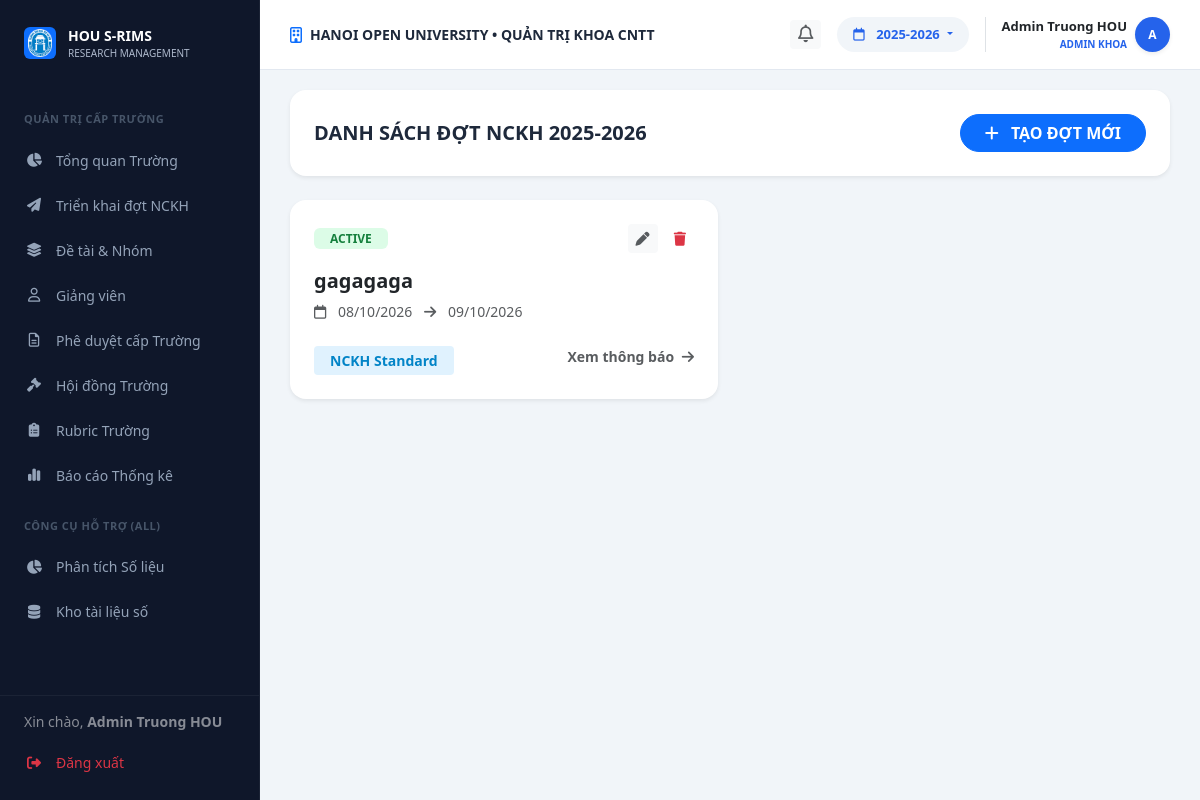
The page /faculty/batches (signed in) on the database as committed earlier.
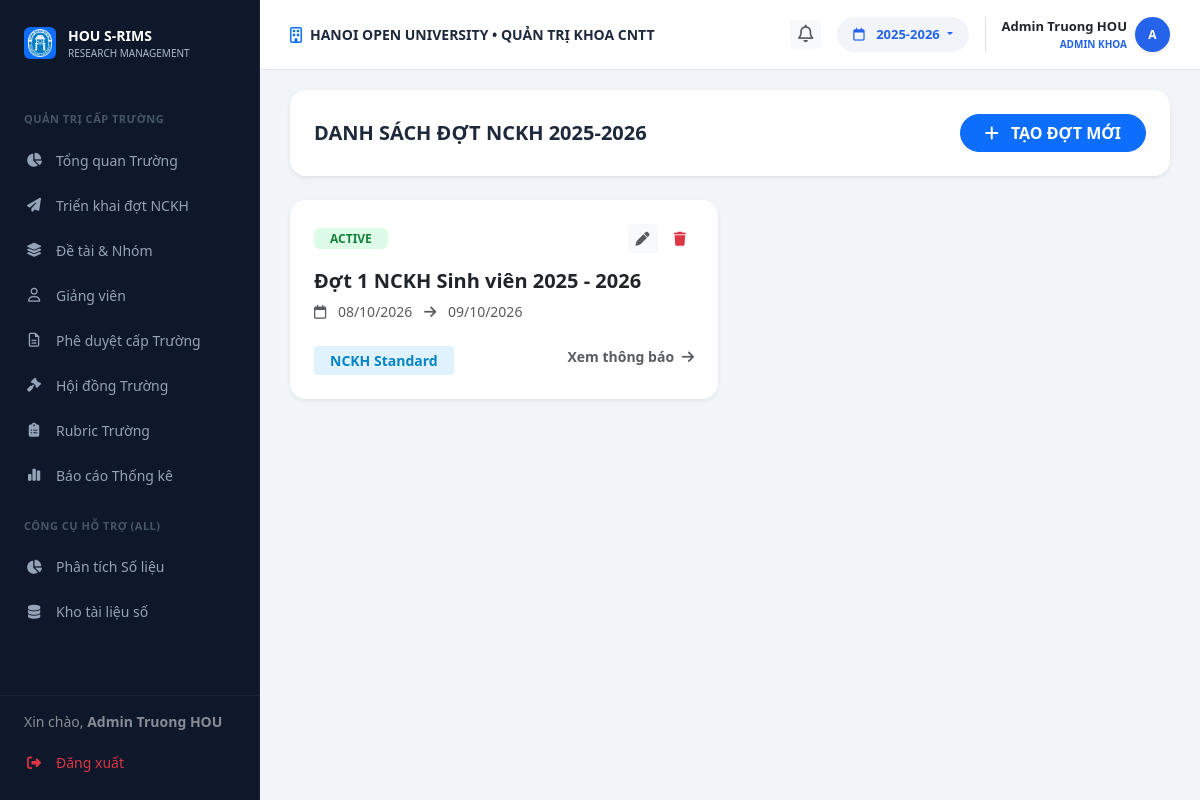
The same page on the database as committed later.
### models.py (models this page shows)
class Batch(db.Model):
    __tablename__ = 'batches'
    id = db.Column(db.Integer, primary_key=True)
    name = db.Column(db.String(100), nullable=False)
    type = db.Column(db.String(50), nullable=True, default='NCKH')
    start_date = db.Column(db.DateTime, nullable=True)
    end_date = db.Column(db.DateTime, nullable=True)
    submission_deadline = db.Column(db.DateTime, nullable=True)
    status = db.Column(db.String(20), default='active') # active, completed
    academic_year = db.Column(db.String(20), default='2025-2026')
    guidance_doc = db.Column(db.String(255), nullable=True)
    description = db.Column(db.Text, nullable=True)
    created_at = db.Column(db.DateTime, default=datetime.utcnow)
    topics = db.relationship('Topic', backref='batch', lazy=True)
    groups = db.relationship('Group', backref='batch', lazy=True)

### routes/faculty_bp.py (the view)
@faculty_bp.route('/batches')
def batches():
    current_year = get_effective_academic_year()
    all_batches = Batch.query.filter(Batch.academic_year == current_year, Batch.status != 'hidden').all()
    return render_template('faculty/batches.html', batches=all_batches)

### app.py (called while the page is built)
@app.context_processor
def inject_global_user():
    from flask import session
    from models import User, Batch
    user_id = session.get('user_id')
    current_user = User.query.get(user_id) if user_id else None
    active_batches = Batch.query.filter_by(status='active').all()
    active_batch = active_batches[0] if active_batches else None
    return dict(current_user=current_user, active_batches=active_batches, active_batch=active_batch)

### routes/faculty_bp.py (called while the page is built, shortened)
@faculty_bp.before_request
def require_faculty():
    if session.get('role') not in ['faculty', 'admin']:
        return redirect(url_for('auth.login'))

def get_effective_academic_year():
    year = session.get('academic_year')
    if year:
        has_visible = Batch.query.filter(Batch.academic_year == year, Batch.status != 'hidden').first()
        if has_visible:
            return year
    active_b = Batch.query.filter_by(status='active').first()
    if active_b and active_b.academic_year:
        session['academic_year'] = active_b.academic_year
        return active_b.academic_year

### templates/faculty/batches.html
{% extends "layouts/faculty_layout.html" %}
{% block faculty_content %}
<div id="view-f-batches" class="fade-in ">
                <div class="bg-white p-4 rounded-4 shadow-sm mb-4 d-flex justify-content-between align-items-center">
                    <h5 class="fw-bold mb-0">DANH SÁCH ĐỢT NCKH 2025-2026</h5>
                    <button class="btn btn-primary fw-bold rounded-pill px-4" data-bs-toggle="modal" data-bs-target="#modalCreateBatch"><i class="fa-solid fa-plus me-2"></i> TẠO ĐỢT MỚI</button>
                </div>
                <div class="row g-4">
                    {% if batches %}
                        {% for b in batches %}
                        <div class="col-md-6">
                            <div class="card border-0 shadow-sm p-4 rounded-4 h-100">
                                <div class="d-flex justify-content-between align-items-center mb-3">
                                    <span class="badge {% if b.status == 'active' %}bg-success-subtle text-success{% else %}bg-secondary-subtle text-secondary{% endif %} fw-bold px-3">{{ b.status | upper }}</span>
                                    <div>
                                        <button class="btn btn-sm btn-outline-primary btn-edit-batch border-0" data-id="{{ b.id }}" data-name="{{ b.name }}" data-start="{{ b.start_date.strftime('%Y-%m-%d') if b.start_date else '' }}" data-deadline="{{ b.submission_deadline.strftime('%Y-%m-%d') if b.submission_deadline else '' }}" data-end="{{ b.end_date.strftime('%Y-%m-%d') if b.end_date else '' }}" data-year="{{ b.academic_year }}" data-type="{{ b.type }}" data-status="{{ b.status }}" data-desc="{{ b.description|replace('\"', '&quot;') if b.description else '' }}" data-doc="{{ b.guidance_doc if b.guidance_doc else '' }}" data-bs-toggle="modal" data-bs-target="#modalEditBatch" title="Sửa"><i class="fa-solid fa-pen"></i></button>
                                        <button class="btn btn-sm btn-outline-danger btn-delete-batch border-0 ms-1" data-id="{{ b.id }}" title="Xóa"><i class="fa-solid fa-trash"></i></button>
                                    </div>
                                </div>
                                <h5 class="fw-bold mb-2">{{ b.name }}</h5>
                                <div class="text-muted small mb-4">
                                    <i class="fa-regular fa-calendar me-2"></i>
                                    {{ b.start_date.strftime('%d/%m/%Y') if b.start_date else 'N/A' }}
                                    <i class="fa-solid fa-arrow-right mx-2"></i>
                                    {{ b.submission_deadline.strftime('%d/%m/%Y') if b.submission_deadline else 'N/A' }}
                                </div>
                                <div class="d-flex justify-content-between mt-auto">
                                    <button class="btn btn-primary-subtle btn-sm fw-bold px-3">{{ b.type or 'NCKH' }}</button>
                                    <a href="#" class="text-muted small fw-bold text-decoration-none">Xem thông báo <i class="fa-solid fa-arrow-right ms-1"></i></a>
                                </div>
                            </div>
                        </div>
                        {% endfor %}
                    {% else %}
                        <div class="col-12 text-center text-muted py-4">Chưa có đợt NCKH nào</div>
                    {% endif %}
                </div>
        </div>
{% endblock %}

### templates/layouts/faculty_layout.html (shortened to what this page needs)
{% extends "base.html" %}
{% block content %}
        <div class="top-bar">
            <div class="d-flex align-items-center gap-2">
                <i class="fa-regular fa-building text-primary"></i>
                <span class="fw-bold text-uppercase small">HANOI OPEN UNIVERSITY • QUẢN TRỊ KHOA CNTT</span>
            </div>
            <div class="d-flex align-items-center gap-3">
                <div class="dropdown">
                    <button class="btn btn-light border-0 btn-sm fw-bold text-muted position-relative" type="button" data-bs-toggle="dropdown" aria-expanded="false">
                        <i class="fa-regular fa-bell" style="font-size: 1.1rem;"></i>
                        {% set unread_count = notifications|selectattr('is_read', 'equalto', false)|list|length %}
                    </button>
                </div>
                <div class="dropdown">
                    <button class="year-select dropdown-toggle" type="button" data-bs-toggle="dropdown" style="background: #f1f5f9; border: none; padding: 8px 16px; border-radius: 20px; color: #2563eb; font-weight: 600; font-size: 13px;">
                        <i class="fa-regular fa-calendar me-2"></i> {{ current_academic_year or session.get('academic_year', '2027-2028') }}
                    </button>
                    {% set current_yr = current_academic_year or session.get('academic_year', '2027-2028') %}
                </div>
                <div class="dropdown border-start ps-3">
                    <div class="d-flex align-items-center gap-2 cursor-pointer dropdown-toggle no-arrow" data-bs-toggle="dropdown">
                        <div class="text-end">
                            <div class="fw-bold text-dark" style="font-size: 13px;">
                                {{ session.get('user_name', 'Admin Khoa') }}
                            </div>
                            <div class="fw-bold text-uppercase" style="font-size: 10px; color: #2563eb !important;">
                                ADMIN KHOA
                            </div>
                        </div>
                        <div class="rounded-circle text-white d-flex align-items-center justify-content-center fw-bold shadow-sm" style="width: 35px; height: 35px; font-size: 12px; background: #2563eb !important;">
                            {{ session.get('user_name', 'A')[0] | upper }}
                        </div>
                    </div>
                </div>
            </div>
        </div>
    <div class="content-area flex-grow-1 d-flex flex-column">
<div class="content-body flex-grow-1 d-flex flex-column">
{% block faculty_content %}{% endblock %}
</div>
{% endblock %}

Rows that differ between the two databases and show on the page:
changed Batch "NCKH Standard": name "gagagaga" → "Đợt 1 NCKH Sinh viên 2025 - 2026"
